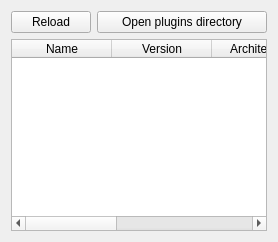
       <widget class="QWidget" name="pluginsPage">
        <layout class="QFormLayout" name="formLayout_9">
         <item row="1" column="0" colspan="2">
          <widget class="QTableWidget" name="pluginsTableWidget">
           <property name="editTriggers">
            <set>QAbstractItemView::NoEditTriggers</set>
           </property>
           <property name="selectionBehavior">
            <enum>QAbstractItemView::SelectRows</enum>
           </property>
           <attribute name="horizontalHeaderStretchLastSection">
            <bool>true</bool>
           </attribute>
           <column>
            <property name="text">
             <string>Name</string>
            </property>
           </column>
           <column>
            <property name="text">
             <string>Version</string>
            </property>
           </column>
           <column>
            <property name="text">
             <string>Architecture</string>
            </property>
           </column>
           <column>
            <property name="text">
             <string>Dependencies</string>
            </property>
           </column>
           <column>
            <property name="text">
             <string>Description</string>
            </property>
           </column>
          </widget>
         </item>
         <item row="0" column="1">
          <widget class="QPushButton" name="pluginsOpenDirectoryButton">
           <property name="text">
            <string>Open plugins directory</string>
           </property>
          </widget>
         </item>
         <item row="0" column="0">
          <widget class="QPushButton" name="pluginsReloadButton">
           <property name="text">
            <string>Reload</string>
           </property>
          </widget>
         </item>
        </layout>
       </widget>
